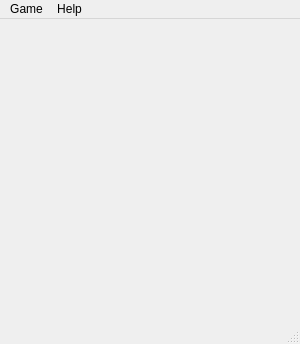
<?xml version="1.0" encoding="UTF-8"?>
<ui version="4.0">
 <class>Achitp</class>
 <widget class="QMainWindow" name="Achitp">
  <property name="geometry">
   <rect>
    <x>0</x>
    <y>0</y>
    <width>300</width>
    <height>344</height>
   </rect>
  </property>
  <property name="windowTitle">
   <string>Achitp</string>
  </property>
  <widget class="QWidget" name="centralwidget">
   <property name="minimumSize">
    <size>
     <width>300</width>
     <height>300</height>
    </size>
   </property>
   <property name="maximumSize">
    <size>
     <width>300</width>
     <height>300</height>
    </size>
   </property>
   <property name="styleSheet">
    <string notr="true">#centralwidget {
	background: url(':/grid');
}</string>
   </property>
   <layout class="QGridLayout" name="gridLayout">
    <property name="leftMargin">
     <number>0</number>
    </property>
    <property name="topMargin">
     <number>0</number>
    </property>
    <property name="rightMargin">
     <number>0</number>
    </property>
    <property name="bottomMargin">
     <number>0</number>
    </property>
    <property name="spacing">
     <number>0</number>
    </property>
    <item row="0" column="0">
     <widget class="Hole" name="hole00">
      <property name="minimumSize">
       <size>
        <width>100</width>
        <height>100</height>
       </size>
      </property>
      <property name="maximumSize">
       <size>
        <width>100</width>
        <height>100</height>
       </size>
      </property>
      <property name="styleSheet">
       <string notr="true">QPushButton {
	border: none;
	outline: none;
}</string>
      </property>
      <property name="icon">
       <iconset resource="Achitp.qrc">
        <normaloff>:/empty</normaloff>:/empty</iconset>
      </property>
      <property name="iconSize">
       <size>
        <width>50</width>
        <height>50</height>
       </size>
      </property>
      <property name="flat">
       <bool>true</bool>
      </property>
      <property name="row" stdset="0">
       <number>0</number>
      </property>
      <property name="col" stdset="0">
       <number>0</number>
      </property>
     </widget>
    </item>
    <item row="0" column="1">
     <widget class="Hole" name="hole01">
      <property name="minimumSize">
       <size>
        <width>100</width>
        <height>100</height>
       </size>
      </property>
      <property name="maximumSize">
       <size>
        <width>100</width>
        <height>100</height>
       </size>
      </property>
      <property name="styleSheet">
       <string notr="true">QPushButton {
	border: none;
	outline: none;
}</string>
      </property>
      <property name="icon">
       <iconset resource="Achitp.qrc">
        <normaloff>:/empty</normaloff>:/empty</iconset>
      </property>
      <property name="iconSize">
       <size>
        <width>50</width>
        <height>50</height>
       </size>
      </property>
      <property name="flat">
       <bool>true</bool>
      </property>
      <property name="row" stdset="0">
       <number>0</number>
      </property>
      <property name="col" stdset="0">
       <number>1</number>
      </property>
     </widget>
    </item>
    <item row="0" column="2">
     <widget class="Hole" name="hole02">
      <property name="minimumSize">
       <size>
        <width>100</width>
        <height>100</height>
       </size>
      </property>
      <property name="maximumSize">
       <size>
        <width>100</width>
        <height>100</height>
       </size>
      </property>
      <property name="styleSheet">
       <string notr="true">QPushButton {
	border: none;
	outline: none;
}</string>
      </property>
      <property name="icon">
       <iconset resource="Achitp.qrc">
        <normaloff>:/empty</normaloff>:/empty</iconset>
      </property>
      <property name="iconSize">
       <size>
        <width>50</width>
        <height>50</height>
       </size>
      </property>
      <property name="flat">
       <bool>true</bool>
      </property>
      <property name="row" stdset="0">
       <number>0</number>
      </property>
      <property name="col" stdset="0">
       <number>2</number>
      </property>
     </widget>
    </item>
    <item row="1" column="0">
     <widget class="Hole" name="hole10">
      <property name="minimumSize">
       <size>
        <width>100</width>
        <height>100</height>
       </size>
      </property>
      <property name="maximumSize">
       <size>
        <width>100</width>
        <height>100</height>
       </size>
      </property>
      <property name="styleSheet">
       <string notr="true">QPushButton {
	border: none;
	outline: none;
}</string>
      </property>
      <property name="icon">
       <iconset resource="Achitp.qrc">
        <normaloff>:/empty</normaloff>:/empty</iconset>
      </property>
      <property name="iconSize">
       <size>
        <width>50</width>
        <height>50</height>
       </size>
      </property>
      <property name="flat">
       <bool>true</bool>
      </property>
      <property name="row" stdset="0">
       <number>1</number>
      </property>
      <property name="col" stdset="0">
       <number>0</number>
      </property>
     </widget>
    </item>
    <item row="1" column="1">
     <widget class="Hole" name="hole11">
      <property name="minimumSize">
       <size>
        <width>100</width>
        <height>100</height>
       </size>
      </property>
      <property name="maximumSize">
       <size>
        <width>100</width>
        <height>100</height>
       </size>
      </property>
      <property name="styleSheet">
       <string notr="true">QPushButton {
	border: none;
	outline: none;
}</string>
      </property>
      <property name="icon">
       <iconset resource="Achitp.qrc">
        <normaloff>:/empty</normaloff>:/empty</iconset>
      </property>
      <property name="iconSize">
       <size>
        <width>50</width>
        <height>50</height>
       </size>
      </property>
      <property name="flat">
       <bool>true</bool>
      </property>
      <property name="row" stdset="0">
       <number>1</number>
      </property>
      <property name="col" stdset="0">
       <number>1</number>
      </property>
     </widget>
    </item>
    <item row="1" column="2">
     <widget class="Hole" name="hole12">
      <property name="minimumSize">
       <size>
        <width>100</width>
        <height>100</height>
       </size>
      </property>
      <property name="maximumSize">
       <size>
        <width>100</width>
        <height>100</height>
       </size>
      </property>
      <property name="styleSheet">
       <string notr="true">QPushButton {
	border: none;
	outline: none;
}</string>
      </property>
      <property name="icon">
       <iconset resource="Achitp.qrc">
        <normaloff>:/empty</normaloff>:/empty</iconset>
      </property>
      <property name="iconSize">
       <size>
        <width>50</width>
        <height>50</height>
       </size>
      </property>
      <property name="flat">
       <bool>true</bool>
      </property>
      <property name="row" stdset="0">
       <number>1</number>
      </property>
      <property name="col" stdset="0">
       <number>2</number>
      </property>
     </widget>
    </item>
    <item row="2" column="0">
     <widget class="Hole" name="hole20">
      <property name="minimumSize">
       <size>
        <width>100</width>
        <height>100</height>
       </size>
      </property>
      <property name="maximumSize">
       <size>
        <width>100</width>
        <height>100</height>
       </size>
      </property>
      <property name="styleSheet">
       <string notr="true">QPushButton {
	border: none;
	outline: none;
}</string>
      </property>
      <property name="icon">
       <iconset resource="Achitp.qrc">
        <normaloff>:/empty</normaloff>:/empty</iconset>
      </property>
      <property name="iconSize">
       <size>
        <width>50</width>
        <height>50</height>
       </size>
      </property>
      <property name="flat">
       <bool>true</bool>
      </property>
      <property name="row" stdset="0">
       <number>2</number>
      </property>
      <property name="col" stdset="0">
       <number>0</number>
      </property>
     </widget>
    </item>
    <item row="2" column="1">
     <widget class="Hole" name="hole21">
      <property name="minimumSize">
       <size>
        <width>100</width>
        <height>100</height>
       </size>
      </property>
      <property name="maximumSize">
       <size>
        <width>100</width>
        <height>100</height>
       </size>
      </property>
      <property name="styleSheet">
       <string notr="true">QPushButton {
	border: none;
	outline: none;
}</string>
      </property>
      <property name="icon">
       <iconset resource="Achitp.qrc">
        <normaloff>:/empty</normaloff>:/empty</iconset>
      </property>
      <property name="iconSize">
       <size>
        <width>50</width>
        <height>50</height>
       </size>
      </property>
      <property name="flat">
       <bool>true</bool>
      </property>
      <property name="row" stdset="0">
       <number>2</number>
      </property>
      <property name="col" stdset="0">
       <number>1</number>
      </property>
     </widget>
    </item>
    <item row="2" column="2">
     <widget class="Hole" name="hole22">
      <property name="minimumSize">
       <size>
        <width>100</width>
        <height>100</height>
       </size>
      </property>
      <property name="maximumSize">
       <size>
        <width>100</width>
        <height>100</height>
       </size>
      </property>
      <property name="styleSheet">
       <string notr="true">QPushButton {
	border: none;
	outline: none;
}</string>
      </property>
      <property name="icon">
       <iconset resource="Achitp.qrc">
        <normaloff>:/empty</normaloff>:/empty</iconset>
      </property>
      <property name="iconSize">
       <size>
        <width>50</width>
        <height>50</height>
       </size>
      </property>
      <property name="flat">
       <bool>true</bool>
      </property>
      <property name="row" stdset="0">
       <number>2</number>
      </property>
      <property name="col" stdset="0">
       <number>2</number>
      </property>
     </widget>
    </item>
   </layout>
  </widget>
  <widget class="QMenuBar" name="menubar">
   <property name="geometry">
    <rect>
     <x>0</x>
     <y>0</y>
     <width>300</width>
     <height>22</height>
    </rect>
   </property>
   <widget class="QMenu" name="menuGame">
    <property name="title">
     <string>Game</string>
    </property>
    <addaction name="actionNew"/>
    <addaction name="actionExit"/>
   </widget>
   <widget class="QMenu" name="menuHelp">
    <property name="title">
     <string>Help</string>
    </property>
    <addaction name="actionAbout"/>
   </widget>
   <addaction name="menuGame"/>
   <addaction name="menuHelp"/>
  </widget>
  <widget class="QStatusBar" name="statusbar"/>
  <action name="actionNew">
   <property name="text">
    <string>New</string>
   </property>
  </action>
  <action name="actionExit">
   <property name="text">
    <string>Exit</string>
   </property>
  </action>
  <action name="actionAbout">
   <property name="text">
    <string>About</string>
   </property>
  </action>
 </widget>
 <customwidgets>
  <customwidget>
   <class>Hole</class>
   <extends>QPushButton</extends>
   <header location="global">Hole.h</header>
  </customwidget>
 </customwidgets>
 <resources>
  <include location="Achitp.qrc"/>
 </resources>
 <connections/>
</ui>
